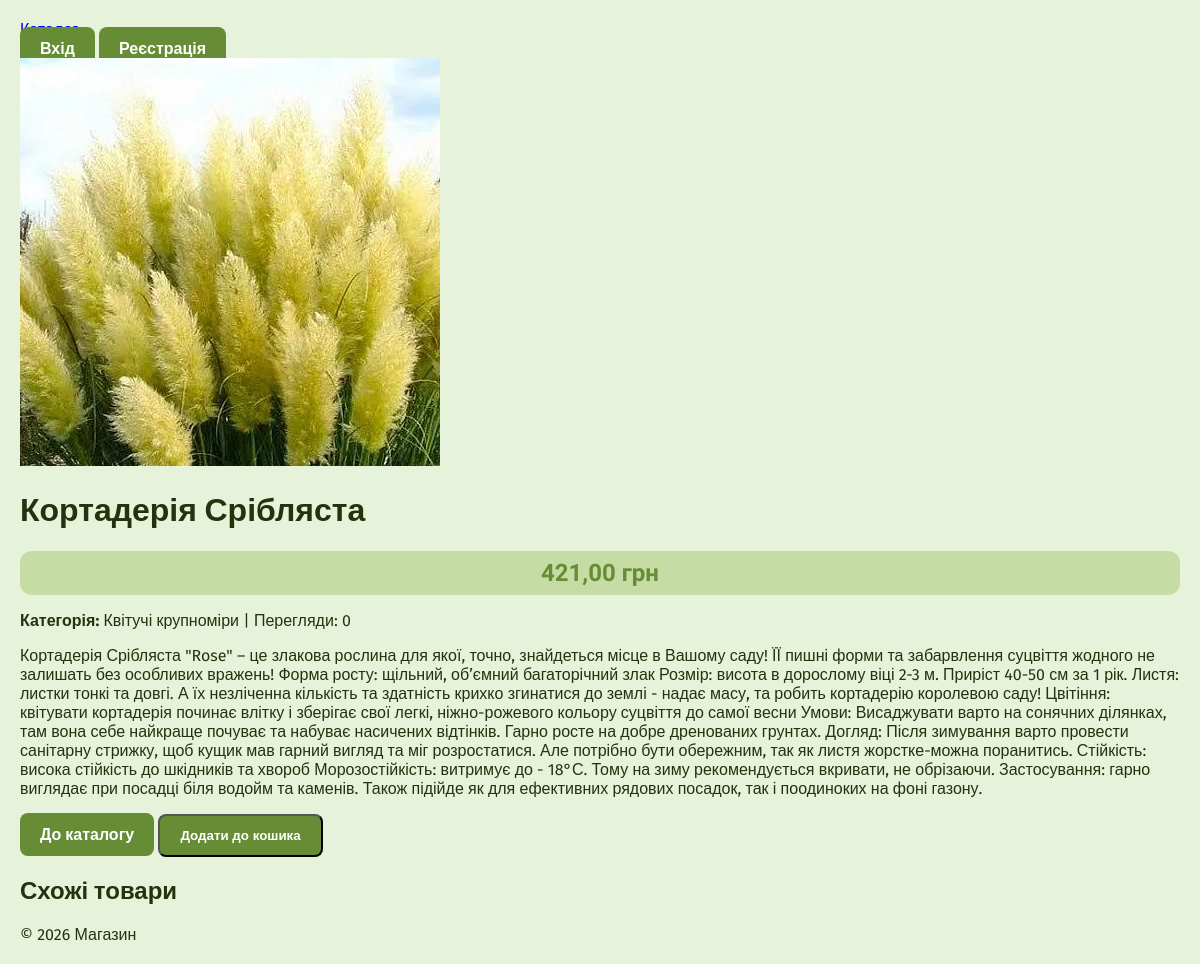
/product/2/kortaderiya-sriblyasta/, run on the app's committed database.
### main/models.py (models this page shows, shortened)
class Product(models.Model):
    category = models.ForeignKey(
        Category,
        on_delete=models.CASCADE,
        related_name='products',
        verbose_name="Категорія",
        null=True,
        blank=True
    )
    name = models.CharField(max_length=200, verbose_name="Назва")
    slug = models.SlugField(
        max_length=200,
        unique=True,
        verbose_name="Slug",
        null=True,
        blank=True
    )
    description = models.TextField(verbose_name="Опис")
    price = models.DecimalField(max_digits=10, decimal_places=2, verbose_name="Ціна")
    image = models.ImageField(upload_to="products/%Y/%m/%d", blank=True, null=True, verbose_name="Зображення")
    views = models.PositiveIntegerField(default=0, verbose_name="Перегляди")
    featured = models.BooleanField(default=False, verbose_name="Рекомендований")
    is_available = models.BooleanField(default=True, verbose_name="В наявності")
    created_at = models.DateTimeField(auto_now_add=True)
    updated_at = models.DateTimeField(auto_now=True)
    class Meta:
        ordering = ['-created_at']
        verbose_name = "Товар"
        verbose_name_plural = "Товари"

class Category(models.Model):
    name = models.CharField(max_length=100, db_index=True, verbose_name="Назва")
    slug = models.SlugField(max_length=100, unique=True, verbose_name="Slug")
    description = models.TextField(blank=True, verbose_name="Опис")
    image = models.ImageField(upload_to="categories/", blank=True, null=True, verbose_name="Зображення")
    is_active = models.BooleanField(default=True, verbose_name="Активна")
    class Meta:
        ordering = ['name']
        verbose_name = "Категорія"
        verbose_name_plural = "Категорії"
    def __str__(self):
        return self.name

### main/views.py (the view)
# urls.py: path('product/<int:id>/<slug:slug>/', views.product_detail, name='product_detail'),
def product_detail(request, id, slug):
    product = get_object_or_404(Product, id=id, slug=slug, is_available=True)
    return render(request, 'main/product_detail.html', {'product': product})

### accounts/views.py (called while the page is built)
    def __call__(self, request):
        if request.path.startswith('/admin/'):
            if not request.user.is_authenticated or not request.user.is_staff:
                return redirect('main:product_list')
        return self.get_response(request)

### main/templates/main/product_detail.html (shortened to what this page needs)
{% extends 'main/base.html' %}
{% load static %}
{% block content %}
<div class="product-detail">
  {% if product.image %}<img src="{{ product.image.url }}" alt="{{ product.name }}"/>{% endif %}
  <h1>{{ product.name }}</h1>
  <p class="price">{{ product.price }} грн</p>
  <p>
    <strong>Категорія:</strong> {{ product.category }} | Перегляди: {{product.views }}
  </p>
  <div class="description">{{ product.description|linebreaks }}</div>
  <a href="{% url 'main:product_list' %}" class="btn">До каталогу</a>
  <button class="btn">Додати до кошика</button>
</div>
<h2>Схожі товари</h2>
{% endblock %}

### static/css/style.css (style rules this page uses)
:root { --color-1: #e6f2da; --color-2: #c5dca5; --color-3: #a1c76b; --color-4: #668d35; --color-5: #3d5618; --color-6: #23330e; --transparent-color-1: rgba(197, 220, 165, 0.5); --transparent-color-2: rgba(161, 199, 107, 0.5); --transparent-color-3: rgba(102, 141, 53, 0.5); --transparent-color-4: rgba(61, 86, 24, 0.5); --transparent-color-5: rgba(35, 51, 14, 0.5); --transparent-color-6: rgba(27, 39, 3, 0.5); --font-1: "Science Gothic", sans-serif; --font-2: "Fira Sans", sans-serif; }
body { font-family: var(--font-2); margin: 0; padding: 20px; background: var(--color-1); color: var(--color-6); min-height: 100vh; }
p.price { font-family: var(--font-1); font-size: 1.5rem; font-weight: 700; color: var(--color-4); background: var(--color-2); padding: 8px 16px; border-radius: 12px; text-align: center; margin: 12px 0; }
.btn { margin-top: auto; background: var(--color-4); color: white; padding: 12px 20px; text-align: center; border: center; text-decoration: none; border-radius: 8px; font-weight: 600; transition: background 0.2s; }

### data on the page
Product: image (picture), name "Кортадерія Срібляста", price "421,00", category "Квітучі крупноміри", views "0", description "Кортадерія Срібляста \"Rose\" – це злакова рослина для якої, точно, знайдеться місце в Вашому саду! ЇЇ пишні форми та забарвлення суцвіття жодного не залишать без особливих вражень! Форма росту: щільний, об’ємний багаторічний злак Розмір: висота в дорослому віці 2-3 м. Приріст 40-50 см за 1 рік. Листя: листки тонкі та довгі. А їх незліченна кількість та здатність крихко згинатися до землі - надає масу, та робить кортадерію королевою саду! Цвітіння: квітувати кортадерія починає влітку і зберігає свої легкі, ніжно-рожевого кольору суцвіття до самої весни Умови: Висаджувати варто на сонячних ділянках, там вона себе найкраще почуває та набуває насичених відтінків. Гарно росте на добре дренованих…"
